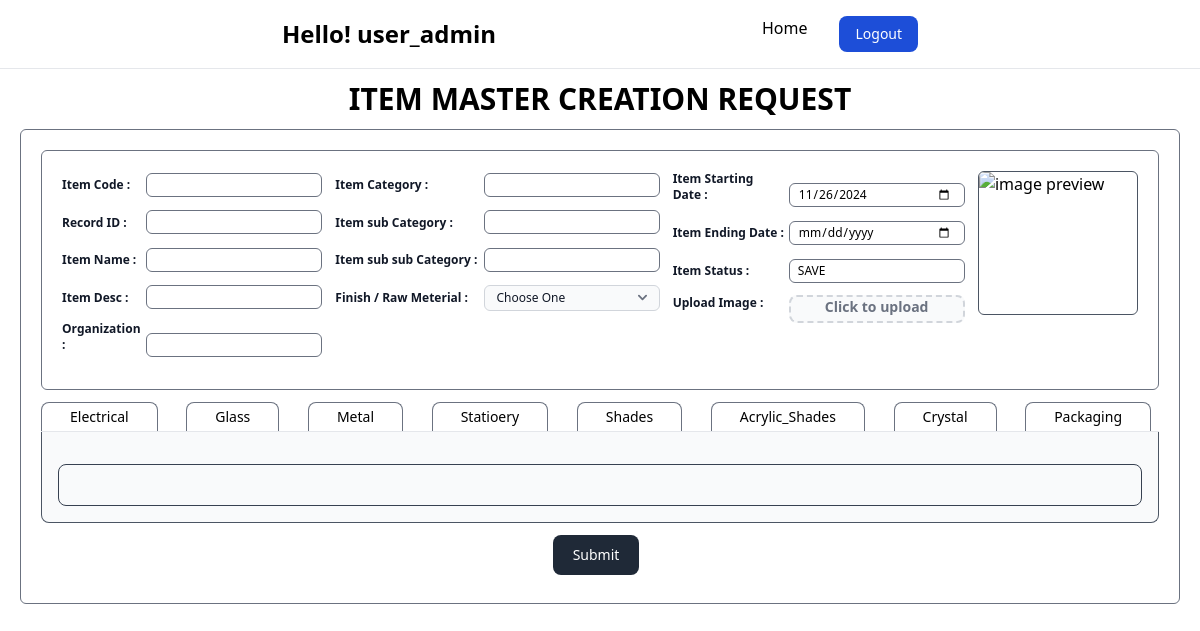
The page /itemMasterCreation.php (signed in) on the database its author committed.
### tables this page shows
CREATE TABLE `itemmastercategory` (
  `categoryId` int NOT NULL AUTO_INCREMENT,
  `catagory_name` varchar(45) NOT NULL,
  PRIMARY KEY (`categoryId`),
  UNIQUE KEY `itemMasterCategorycol_UNIQUE` (`categoryId`)
);

### itemMasterCreation.php (the view, shortened to what this page needs)
<?php
include("./dbconnection/db.php");
include("./navForLogged.php");
?>
<!DOCTYPE html>
<html lang="en">
<head>
    <link href="https://cdn.jsdelivr.net/npm/flowbite@2.5.1/dist/flowbite.min.css" rel="stylesheet" />
    <link href="https://cdn.jsdelivr.net/npm/tailwindcss@2.0.4/dist/tailwind.min.css" rel="stylesheet">
    <link rel="stylesheet" href="https://cdnjs.cloudflare.com/ajax/libs/font-awesome/6.6.0/css/all.min.css"
 />
</head>
<body class="">
    <div id="create_section" class="mt-3 mx-5">
        <h1 class="text-center  uppercase text-3xl mb-3 font-bold">Item Master creation request</h1>
        <div class=" border border-gray-500 p-5 rounded-md">
            <div class="border border-gray-500 p-5 rounded-md mb-3">
                <div class="flex flex-wrap justify-between">
                    <div>
                        <div>
                            <label
                                class="w-20 inline-block mb-2 font-bold text-xs font-medium text-gray-900 dark:text-white">Item Code :
                            </label>
                            <input type="text" name="item_code" id="item_code" disabled
                                class="w-44 rounded-md border text-xs border-gray-500 bg-white py-1 pl-2 text-[#6B7280] h-6 outline-none mb-3 focus:border-[#6A64F1] focus:shadow-md" />
                        </div>
                        <div>
                            <label
                                class="w-20 inline-block mb-2 font-bold text-xs font-medium text-gray-900 dark:text-white">Record ID :
                            </label>
                            <input type="text" name="record_id" id="record_id" disabled
                                class="w-44 rounded-md border text-xs border-gray-500 bg-white py-1 pl-2 text-[#6B7280] h-6 outline-none mb-3 focus:border-[#6A64F1] focus:shadow-md" />
                        </div>
                        <div>
                            <label
                                class="w-20 inline-block mb-2 font-bold text-xs font-medium text-gray-900 dark:text-white">Item Name :
                            </label>
                            <input type="text" name="item_name" id="item_name" readonly
                                class="w-44 rounded-md border text-xs border-gray-500 bg-white py-1 pl-2 text-[#6B7280] h-6 outline-none mb-3 focus:border-[#6A64F1] focus:shadow-md" />
                        </div>
                        <div>
                            <label
                                class="w-20 inline-block mb-2 font-bold text-xs font-medium text-gray-900 dark:text-white">Item Desc :
                            </label>
                            <input type="text" name="item_description" required
                                class="w-44 rounded-md border text-xs border-gray-500 bg-white py-1 pl-2 text-[#6B7280] h-6 outline-none mb-3 focus:border-[#6A64F1] focus:shadow-md" />
                        </div>
                        <div>
                            <label
                                class="w-20 inline-block mb-2 font-bold text-xs font-medium text-gray-900 dark:text-white">Organization :
                            </label>
                            <input type="text" name="organization" required
                                class="w-44 rounded-md border text-xs border-gray-500 bg-white py-1 pl-2 text-[#6B7280] h-6 outline-none mb-3 focus:border-[#6A64F1] focus:shadow-md" />
                        </div>
                    </div>
                    <div>
                        <div>
                            <label
                                class="w-36 inline-block mb-2 font-bold text-xs font-medium text-gray-900 dark:text-white">Item Category :
                            </label>
                            <input type="text" name="item_category" disabled id="item_category"
                                class="w-44 rounded-md border text-xs border-gray-500 bg-white py-1 pl-2 text-[#6B7280] h-6 outline-none mb-3 focus:border-[#6A64F1] focus:shadow-md" />
                        </div>
                        <div>
                            <label
                                class="w-36 inline-block mb-2 font-bold text-xs font-medium text-gray-900 dark:text-white">Item sub Category :
                            </label>
                            <input type="text" name="item_sub_category" disabled id="item_sub_category"
                                class="w-44 rounded-md border text-xs border-gray-500 bg-white py-1 pl-2 text-[#6B7280] h-6 outline-none mb-3 focus:border-[#6A64F1] focus:shadow-md" />
                        </div>
                        <div>
                            <label
                                class="w-36 inline-block mb-2 font-bold text-xs font-medium text-gray-900 dark:text-white">Item sub sub Category :
                            </label>
                            <input type="text" name="item_sub_sub_category"
                                class="w-44 rounded-md border text-xs border-gray-500 bg-white py-1 pl-2 text-[#6B7280] h-6 outline-none mb-3 focus:border-[#6A64F1] focus:shadow-md" />
                        </div>
                        <div>
                            <label
                                class="w-36 inline-block font-bold text-xs font-medium text-gray-900 dark:text-white">Finish / Raw Meterial :
                            </label>
                            <select id="finish_raw_material" name="finish_raw_material" required
                                class="bg-gray-50 border border-gray-300 text-gray-900 text-xs rounded-md focus:ring-blue-500 w-44 focus:border-blue-500 pl-3 py-1 dark:bg-gray-700 dark:border-gray-600 dark:placeholder-gray-400 dark:text-white dark:focus:ring-blue-500 dark:focus:border-blue-500">
                                <option selected hidden>Choose One</option>
                            </select>
                        </div>
                    </div>
                    <div class="">
                        <div>
                            <label
                                class="w-28 inline-block mb-2 font-bold text-xs font-medium text-gray-900 dark:text-white">Item Starting Date :
                            </label>
                            <input type="date" name="item_starting_date" id="item_starting_date" value="<?php $currentDate = date('Y-m-d'); echo $currentDate; ?>"
                                class="w-44 rounded-md border text-xs border-gray-500 bg-white py-1 pl-2 text-[#6B7280] h-6 outline-none mb-3 focus:border-[#6A64F1] focus:shadow-md" />
                        </div>
                        <div>
                            <label
                                class="w-28 inline-block mb-2 font-bold text-xs font-medium text-gray-900 dark:text-white">Item Ending Date :
                            </label>
                            <input type="date" name="item_ending_date"
                                class="w-44 rounded-md border text-xs border-gray-500 bg-white py-1 pl-2 text-[#6B7280] h-6 outline-none mb-3 focus:border-[#6A64F1] focus:shadow-md" />
                        </div>
                        <div class="">
                            <label
                                class="w-28 inline-block font-bold text-xs font-medium text-gray-900 dark:text-white">Item Status :
                            </label>
                            <input type="text" name="item_status" id="item_status" value="SAVE" readonly
                            class="w-44 rounded-md border text-xs border-gray-500 bg-white py-1 pl-2 text-[#6B7280] h-6 outline-none mb-3 focus:border-[#6A64F1] focus:shadow-md" />
                        </div>
                        <div class="flex">
                            <label
                                class="w-28 inline-block mb-1 font-bold text-xs font-medium text-gray-900 dark:text-white">Upload Image :
                            </label>
                            <label for="dropzone-file"
                                class="flex flex-col items-center w-44 justify-center h-7 p-2 border-2 border-gray-300 border-dashed rounded-lg cursor-pointer bg-gray-50 dark:hover:bg-gray-800 dark:bg-gray-700 hover:bg-gray-100 ml-1 dark:border-gray-600 dark:hover:border-gray-500 dark:hover:bg-gray-600">
                                <div class="flex flex-col items-center justify-center pt-5 pb-6">
                                    <p class=" text-sm text-gray-500 dark:text-gray-400"><span
                                            class="font-semibold">Click to upload</span>
                                </div>
                            </label>
                        </div>
                    </div>
                    <div class="border border-gray-600 w-40 h-36 rounded-md ">
                        <img class="w-40 h-36 rounded-md" id="uploaded_file_path" src="" alt="image preview">
                    </div>
                </div>
            </div>
            <div class="border-b border-gray-200 dark:border-gray-700">
                <ul class="flex flex-wrap justify-between text-sm font-medium text-center" id="default-styled-tab"
                    data-tabs-toggle="#default-styled-tab-content"
                    data-tabs-active-classes="text-gray-600 hover:text-gray-600 dark:text-gray-500 dark:hover:text-gray-500 border-gray-600 dark:border-gray-500"
                    data-tabs-inactive-classes="dark:border-transparent text-gray-500 hover:text-gray-600 dark:text-gray-400 border-gray-100 hover:border-gray-300 dark:border-gray-700 dark:hover:text-gray-300"
                    role="tablist">
                    <?php
                    $sql = "SELECT * FROM itemmastercategory; ";
                    $result = mysqli_query($con, $sql);
                    while ($row = mysqli_fetch_assoc($result)) {
                    ?>
                        <li class="me-2" role="presentation">
                            <button
                                onclick="setRequireFieldsFromCategory(event)"
                                cat-id="<?php echo $row["categoryId"] ?>"
                                cat-name="<?php echo $row["catagory_name"] ?>"
                                class="inline-block py-1 px-7 border-t border-r focus:outline-none border-l border-gray-500 rounded-t-lg"><?php echo $row["catagory_name"]   ?></button>
                        </li>
                    <?php
                    }
                    ?>
                </ul>
            </div>
            <div id="default-styled-tab-content">
                <div class=" p-4 border-x border-b border-gray-600 rounded-b-lg bg-gray-50 dark:bg-gray-800"
                    id="styled-profile" role="tabpanel" aria-labelledby="profile-tab">
                    <div class="item border border-gray-700 p-5 mt-4 rounded-lg" ">
                    </div>
                </div>
            </div>
            <div>
            <center>
                <button type="button" id="save-item" onclick="saveItemDataToTemp()" class="text-white mt-3 bg-gray-800 hover:bg-gray-900 focus:outline-none focus:ring-4 focus:ring-gray-300 font-medium rounded-lg text-sm px-5 py-2.5 me-2 mb-2 dark:bg-gray-800 dark:hover:bg-gray-700 dark:focus:ring-gray-700 dark:border-gray-700">Submit</button>
            </center>
</div>
        </div>
        </div>
</body>
</html>

### rows shown on the page
itemmastercategory: catagory_name "Electrical"
itemmastercategory: catagory_name "Glass"
itemmastercategory: catagory_name "Metal"
itemmastercategory: catagory_name "Statioery"
itemmastercategory: catagory_name "Shades"
itemmastercategory: catagory_name "Acrylic_Shades"
itemmastercategory: catagory_name "Crystal"
itemmastercategory: catagory_name "Packaging"

### other values the page prints
$_SESSION['username'] "user_admin"
